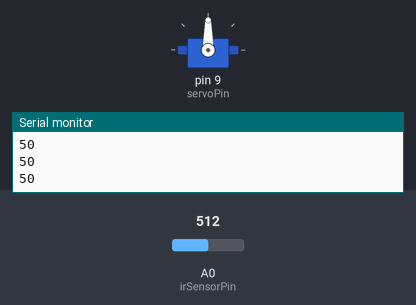
The sketch below on a simulated Arduino Uno, built with avr-gcc and run on an emulated ATmega328P. On the bench: servo, the last lines printed to the serial monitor. The test bench sets the inputs (shaded band); at power-on: A0 (irSensorPin) = 512.

Above: at 1.3 s.
1.4 s: A0 (irSensorPin) set to 322
2.9 s: A0 (irSensorPin) set to 299
At 4.0 s:
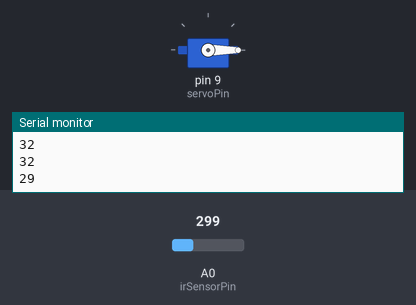
5.9 s: A0 (irSensorPin) set to 511
At 8.6 s:
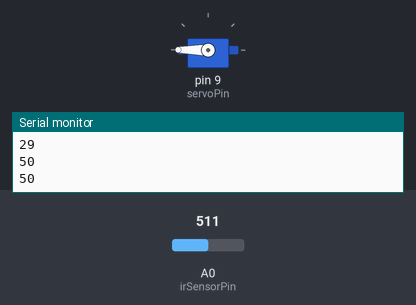
8.9 s: A0 (irSensorPin) set to 306
At 9.8 s:
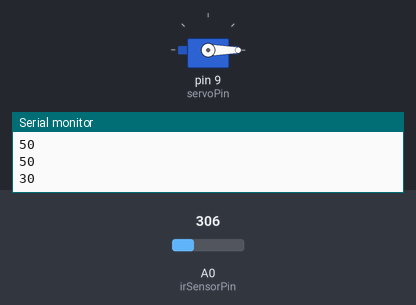
Timing chart, 0 to 12.9 s (numbered marks = the images above; inputs shaded):
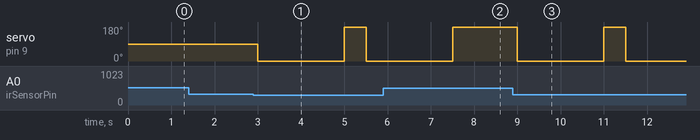

The sketch:

Smart_Door_TinkerCad.ino
```cpp
#include <Servo.h>  // Use the standard Servo library

Servo myservo;     // Create an object from class Servo

const int irSensorPin = A0; // Analog pin for the IR sensor
const int servoPin = 9;     // Pin for the servo motor

void setup() {
  pinMode(irSensorPin, INPUT); // Initialize pin for IR sensor
  myservo.attach(servoPin);    // Attach pin for controlling servo motor
  Serial.begin(9600);          // Start serial communication at 9600 bps
}

void loop() {
  int irread = analogRead(irSensorPin);           // Read the analog value from the IR sensor
  int map_read = map(irread, 0, 1023, 1, 100);    // Map the value to a range of 1-100
  Serial.println(map_read);                       // Print the mapped value to the serial monitor

  if (map_read <= 30) {
    myservo.write(0);    // Open the door by moving the servo to 0 degrees
    delay(2000);         // Wait for 2 seconds
    myservo.write(180);  // Close the door by moving the servo to 180 degrees
  } else if (map_read >= 90) {
    myservo.write(180);  // Make sure that the door is closed
  }

  delay(500); // Short delay before the next loop iteration
}
```

Measured:
- the behaviour switches between 310 and 309 on A0 (irSensorPin) (found by bisection; images 0 and 1)
- after the input at 2.9 s, servo on pin 9 (servoPin): 90° → 0° after 0.10 s, → 180° 2.0 s later, → 0° 0.50 s later
- after the input at 5.9 s, servo on pin 9 (servoPin): goes on until 7.5 s, then stays 180°
- after the input at 8.9 s, servo on pin 9 (servoPin): 180° → 0° after 0.10 s, → 180° 2.0 s later, → 0° 0.50 s later
